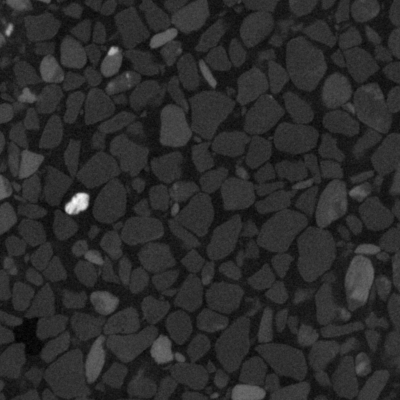
#> input picture images/high_resolution_img.tif, 400 x 400 px; its folder holds 4 pictures in this run; the run also reads 2 pictures not shown here
$ jupyter execute --allow-errors Sparse_Representation.ipynb   (shell and % lines are left out)   (older library calls are emulated)
#> lines starting #> are read from the running program, lines starting #| are printed output that depends on the picture
### python_code/utilities.py
import numpy as np
def normalize_image(img, L):
    _min, _max = img.min(), img.max()
    img = ((img-_min)/(_max-_min) * (L-1)).astype(np.uint8)
    return img

def patch_pruning(X_high, X_low, threshold):
    """
    Some patchs trivial and do not contain too much information, delete them according to threshold.
    There is no code work for this part.
    This function provides data pre-processing tools.
    """
    vars = np.var(X_high, axis=0)
    idx  = vars > threshold
    X_high = X_high[:,idx]
    X_low  = X_low[:,idx]

    high_dim = X_high.shape[0]
    low_dim  = X_low.shape[0]

    # should pre-normalize X_high and X_low
    high_norm  = np.sqrt(np.sum(X_high**2, axis=0))
    low_norm   = np.sqrt(np.sum(X_low**2, axis=0))
    nontrivial = np.intersect1d(np.where(high_norm != 0)[0], np.where(low_norm != 0)[0])

    X_high = X_high[:,nontrivial]
    X_low  = X_low[:,nontrivial]

    X_high = X_high/np.sqrt(np.sum(X_high**2, axis=0))
    X_low  = X_low/np.sqrt(np.sum(X_low**2, axis=0))

    # joint learning of the dictionary
    X = np.concatenate([np.sqrt(high_dim)*X_high, np.sqrt(low_dim)*X_low], axis=0)
    X_norm = np.sqrt(np.sum(X**2, axis=0))
    X = X[:,X_norm > 1e-5]
    X = X/np.sqrt(np.sum(X**2, axis=0))

    # save data
    # save_path = '../Training/rnd_patches'+str(patch_size)+'_'+str(upscale)+'_'
    # savetxt(save_path+'X.csv', X, delimiter=' ')

    return X

# [71 lines left out: function L1_FeatureSign, not called in this run]

### python_code/Sparse_Representation.ipynb
# important note!!!
## For some reasons, some markdowns do not show properly in Github. Please download the jupyter-notebook and run it locally.

[cell 1]
import glob
import numpy as np
from numpy import savetxt
from numpy import loadtxt
import tifffile as tif
from scipy import signal
import cv2
from scipy.optimize import minimize
import matplotlib.pyplot as plt
from utilities import normalize_image, patch_pruning, L1_FeatureSign

# Part 0: parameter define

[cell 2]
img_path = '../images/'
num_basis = 512
labda = 0.15
patch_size = 5
num_patches = 100000
upscale = 2
threshold = 10

#> (a cell that did not finish here is left out)

# Part 1: Feature Engineering
<font size = "4">Like all machine learning practice, we first generate raw features and ensemble them into a data matrix.


- The merit of this method is that, we do not need too much training data to train the model and one perfect appliication is to replicate similar, regular pattern for a single image. For this demo, we will focus on super-resolute an X-ray tomography image on granular material. In some engineering study, it is important to understand how does the shape of individual particles influence the mechanical behavior in macroscopic scale. There are very nice tools to construct 3D avatars from images with high fidelity, but the first question is that can we prettify the image on the first hand such that the reconstructed particles look as close as the original one.

- The smallest data unit is image patch with size $5 \times 5$, which are randomly chosen from a high resolution image and the same position of its low resolution counterpart. The low resolution image was derived from the high resolution one, first downgrade it via interpolation and upgrade it back to make sure it has the same dimension as the high resolution one has. We hope to extract useful information as much as possible, in this and most applications, researchers are most concerned about the high resolution components, which correpsonds to the edges and boundaries in an image. As some high frequency information were lost in low resolution image, we applied four common kernel (first and second order gradient in both horizontal and vertical direction) to extract high frequency components.

- We ensemble $100000$ patches from a sets of images. The number of patches chosen from each image was determined by its size. For this demo, all our sample images has the same size.

</font>

[cell 4]
def sample_patches(img, patch_size, num_copies, upscale):
    """
    generate features for one image
    Input:
        img, np.ndarray, input high resolution image
        patch_size: image subpatch as one sample of size patch_size, i.e, 5x5
        num_copies: number of patches taken from this image
        upscale: scale of upgrade, i.e, 2
    Output:
        x_high, x_low: both high resolution and low resolution features for an image
    """
    high_resolution_img = img
    high_resolution_img = high_resolution_img.astype(float)
    m, n = high_resolution_img.shape

    # generate low resolution counterparts
    # first degrade original high resolution image with bicubic interpolation
    # then, upgrade the resulted image back, using bicubic interpolation as well
    low_resolution_img  = cv2.resize(\
        high_resolution_img, (m//upscale, n//upscale),interpolation=cv2.INTER_CUBIC)
    low_resolution_img  = cv2.resize(\
        low_resolution_img, (m, n), interpolation=cv2.INTER_CUBIC)
    low_resolution_img = low_resolution_img.astype(float)

    x = np.arange(m-2*patch_size)+patch_size
    y = np.arange(n-2*patch_size)+patch_size
    np.random.shuffle(x)
    np.random.shuffle(y)

    X, Y = np.meshgrid(x,y)
    xrow, ycol = X.reshape(-1), Y.reshape(-1)
    if num_copies < len(xrow):
        xrow = xrow[:num_copies]
        ycol = ycol[:num_copies]
    else:
        num_copies = len(xrow)

    # initialize output, vectorize image patch.
    # one feature for each high resolution image patch
    # four features for each low resolution image patch
    x_high = np.zeros((patch_size**2, num_copies))
    x_low  = np.zeros((4*patch_size**2, num_copies))

    # compute the first and second order gradients to extract features
    hf1 = np.array([-1,0,1]).reshape(1,-1)
    vf1 = hf1.T
    hf2 = np.array([1,0,-2,0,1]).reshape(1,-1)
    vf2 = hf2.T


    ###### TODO: part(a) ######
    # get low_resolution_img features using four Kernels above through convolution#
    # hint: use signal.convolve2d with same padding
    low_resolution_feature1 = signal.convolve2d(low_resolution_img, hf1, 'same')
    low_resolution_feature2 = signal.convolve2d(low_resolution_img, vf1, 'same')
    low_resolution_feature3 = signal.convolve2d(low_resolution_img, hf2, 'same')
    low_resolution_feature4 = signal.convolve2d(low_resolution_img, vf2, 'same')
    ###### TODO: part(a) ######


    # collect patches from sample
    for i in np.arange(num_copies):
        row, col = xrow[i], ycol[i]
        Hpatch  = high_resolution_img[row:row+patch_size, col:col+patch_size].reshape(-1)
        Lpatch1 = low_resolution_feature1[row:row+patch_size, col:col+patch_size].reshape(-1)
        Lpatch2 = low_resolution_feature2[row:row+patch_size, col:col+patch_size].reshape(-1)
        Lpatch3 = low_resolution_feature3[row:row+patch_size, col:col+patch_size].reshape(-1)
        Lpatch4 = low_resolution_feature4[row:row+patch_size, col:col+patch_size].reshape(-1)
        Lpatch  = np.concatenate([Lpatch1,Lpatch2,Lpatch3,Lpatch4],axis=0)
        x_high[:,i] = Hpatch-np.mean(Hpatch)
        x_low[:,i]  = Lpatch

    return x_high, x_low

<font size = "4"> We have implemented helper function for image normalization and feature engineering. The feature engineering part is essentially very imperative for image processing, we often have noisy images and human being are most concerned about the boundaries or edges in images. Therefore, we applied common first and second order boundary extractors to obtain boundary information.

In some application, our input images do not neccessarily have the same size, therefore, we could retrieve different number of samples from each image which is proportional to the image size.</font>

[cell 5]
def rnd_smp_patch(img_path, type_extension, patch_size, num_patches, upscale):
    """
    Ensembel overall raw feature X_high and X_low for all images in img_path
    Input:
        img_path: string
        type_extension: string, file extension, i.e., .tif
        patch_size: image subpatch as one sample of size patch_size, i.e, 5x5
        num_patches: total number of copies from all images,
            i.e, suppose 100 patches from 10 images, then num_patches = 1000.
        upscale: scale of upgrade, i.e, 2
    Output:
        X_high, X_low: both high resolution and low resolution features for all images in img_path
    """
#> called with img_path = '../images/', type_extension = '*.tif', patch_size = 5, num_patches = 100000, upscale = 2
    # get all training images name
    img_list = glob.glob(img_path+type_extension) # type_extension = '*.tif'
#> img_list = ['../images/high_resolution_img.tif', '../images/low_resolution_img.tif']
    # get total number of images being considered
    img_num = len(img_list)
#> img_num = 2
    # initialize number of copies for each image
    # depends on its size
    num_copies_img = np.zeros(img_num)
#> num_copies_img = [0, 0]

    # read images and determine number of copies for each image
    # this number is proportional to total number of patches
    ###### TODO: part(b) ######
    #Fill num_copies_img such that each image was sampled proportional to it size#
    for i in np.arange(img_num):
        img = tif.imread(img_list[i])
#> img is the input picture: shape (400, 400); min 0, max 255, mean 43.1
        num_copies_img[i] = np.prod(img.shape)
#> pass 2 of the loop in rnd_smp_patch, `for i in np.arange(img_num):`:
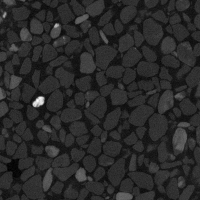
#> input picture images/low_resolution_img.tif, 200 x 200 px
#> in rnd_smp_patch, img is the input picture: shape (200, 200); min 0, max 255, mean 41.7
    num_copies_img = np.floor(num_copies_img*num_patches/np.sum(num_copies_img)).astype(np.int)
#> num_copies_img = [80000, 20000]
    ###### TODO: part(b) ######

    # initialize output
    X_high = []
    X_low  = []

    for i in np.arange(img_num):
        num_copies = num_copies_img[i]
#> num_copies = 80000
        img = tif.imread(img_list[i])
        # normalize image in the range of [0, 255], type: np.uint8
        img = normalize_image(img, 256)
        print('reading images: '+img_list[i]+' with shape {}'.format(img.shape))
#| reading images: ../images/high_resolution_img.tif with shape (400, 400)
        x_high, x_low = sample_patches(img, patch_size, num_copies, upscale)
#> in sample_patches, `low_resolution_feature1 = signal.convolve2d(low_resolution_img, hf1, '..`:
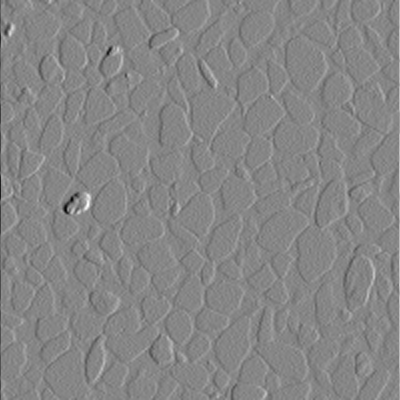
#> low_resolution_feature1: shape (400, 400) float64; min -126, max 113.2, mean 0; drawn with min black and max white
#> in sample_patches, `low_resolution_feature2 = signal.convolve2d(low_resolution_img, vf1, '..`:
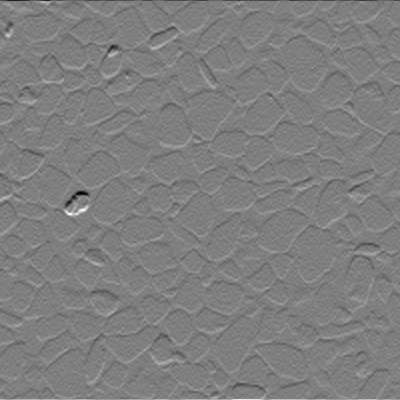
#> low_resolution_feature2: shape (400, 400) float64; min -116.8, max 117.3, mean 0; drawn with min black and max white
#> in sample_patches, `low_resolution_feature3 = signal.convolve2d(low_resolution_img, hf2, '..`:
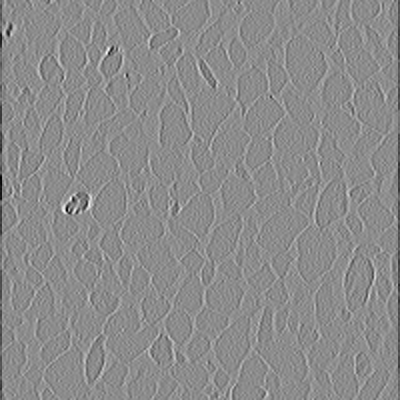
#> low_resolution_feature3: shape (400, 400) float64; min -117.8, max 95.9, mean -0.5; drawn with min black and max white
#> in sample_patches, `low_resolution_feature4 = signal.convolve2d(low_resolution_img, vf2, '..`:
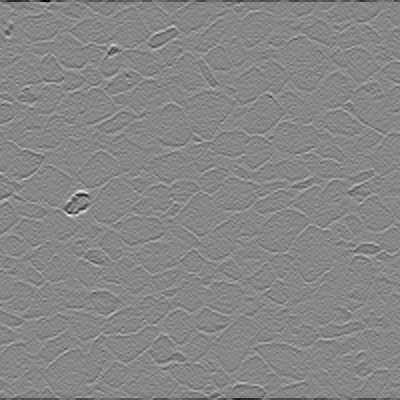
#> low_resolution_feature4: shape (400, 400) float64; min -131.5, max 116.7, mean -0.4; drawn with min black and max white
        X_high.append(x_high)
        X_low.append(x_low)
#> pass 2 of the loop in rnd_smp_patch, `for i in np.arange(img_num):`:
#| reading images: ../images/low_resolution_img.tif with shape (200, 200)
#> high_resolution_img: shape (200, 200) float64
#> low_resolution_feature1: shape (200, 200) float64
#> in sample_patches (call 2), `low_resolution_feature2 = signal.convolve2d(low_resolution_img, vf1, '..`:
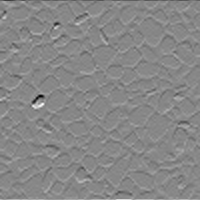
#> low_resolution_feature2: shape (200, 200) float64; min -167, max 146.9, mean 0; drawn with min black and max white
#> low_resolution_feature3: shape (200, 200) float64
#> in sample_patches (call 2), `low_resolution_feature4 = signal.convolve2d(low_resolution_img, vf2, '..`:
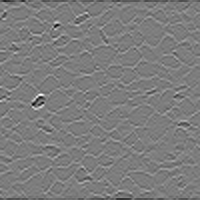
#> low_resolution_feature4: shape (200, 200) float64; min -169.8, max 174.7, mean -0.8; drawn with min black and max white

    # assemble a numpy ndarray
    X_high = np.concatenate(X_high, axis=1)
    X_low  = np.concatenate(X_low, axis=1)

    # save data
    # save_path = '../Training/rnd_patches'+str(patch_size)+'_'+str(upscale)+'_'
    # savetxt(save_path+'X_high.csv', X_high, delimiter=' ')
    # savetxt(save_path+'X_low.csv', X_low, delimiter=' ')

    return X_high, X_low

<font size = "4"> So far, we should be able to generate a whole data matrix, if everything goes fine, you should observe the number of rows of $\textbf{X}$ is 125, which contains 25 features from high resolution image and 100 features from low resolution image. We initialize 100000 samples and only 34735 samples are left, which makes sense as many patches do not contain too much information, i.e, variances are small.</font>

[cell 6]
# generate raw X_high and X_low from images in img_path
X_high, X_low = rnd_smp_patch(img_path, '*.tif', patch_size, num_patches, upscale)

# prune patches wiith small variances
# threshold chosen based on the training data
X = patch_pruning(X_high, X_low, threshold)

[cell 7]
# print the dimension of final data size
# first 100 rows are low resolution image features, for a low resolution image, there are four features
# last 25 rows are high resolution image feature
# We initialize 100000 samples and only 34735 samples are left, which makes sense.
# as many patches do not contain too much information, i.e, variances are small
X.shape
#> Out = (125, 84712)
# ANS: (125, 34735)
